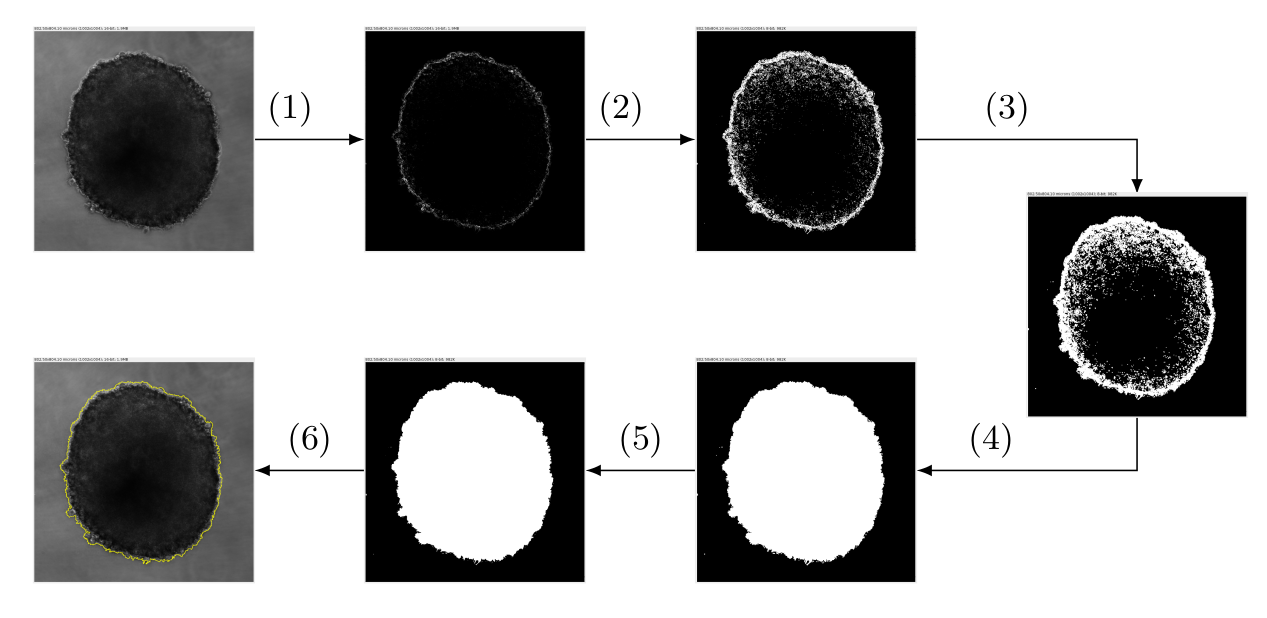
#> input picture example.png, 1267 x 618 px, given as the content of the folder NuevasHector/images/Experiment0/, which was not available
$ jupyter execute KMeans-Canny-Segmentation.ipynb   (text cells are left out)
#> lines starting #> are read from the running program, lines starting #| are printed output that depends on the picture; after the words box and inside, x2 and y2 are one past the last pixel; in counts of white or black regions, pixels touching at a corner belong together; pictures that were not available may be replaced by others from this repository, and a replacement may not be noted
[cell 1]
import cv2
import numpy as np
import os
from imutils import paths
from nd2reader import ND2Reader

[cell 2]
path = 'NuevasHector/images/Experiment0/'
outputPath = 'NuevasHector/kmeans/'
os.makedirs(outputPath,exist_ok=True)
ext = '.tif'

[cell 3]
numberOfClusters = 2
stopCriteria = (cv2.TERM_CRITERIA_EPS + cv2.TERM_CRITERIA_MAX_ITER, 100, 0.1)

for imPath in paths.list_files(path,validExts=ext):
    name = imPath[imPath.rfind('/')+1:imPath.rfind('.')]
    if(ext=='.nd2'):
        originalImage = ND2Reader(imPath)[0]
    else:
        originalImage = cv2.imread(imPath)

    originalImage = cv2.cvtColor(originalImage, cv2.COLOR_BGR2RGB)
    reshapedImage = np.float32(originalImage.reshape(-1, 3))

    ret, labels, clusters = cv2.kmeans(reshapedImage, numberOfClusters, None, stopCriteria, 10, cv2.KMEANS_RANDOM_CENTERS)
    clusters = np.uint8(clusters)
    intermediateImage = clusters[labels.flatten()]
    clusteredImage = intermediateImage.reshape((originalImage.shape))
    cv2.imwrite(outputPath+name+'.jpg', clusteredImage)

[cell 4]
path = 'NuevasHector/images/Experiment0/'
outputPath = 'NuevasHector/canny/'
os.makedirs(outputPath,exist_ok=True)
ext = '.tif'

[cell 5]
for imPath in paths.list_images(path):
    name = imPath[imPath.rfind('/')+1:imPath.rfind('.')]
    if(ext=='.nd2'):
        originalImage = ND2Reader(imPath)[0]
    else:
        originalImage = cv2.imread(imPath)
#> originalImage is the input picture: shape (618, 1267, 3); mean B, G, R 170.4, 170.6, 170.6
    cannyImage = cv2.Canny(originalImage,0,50)
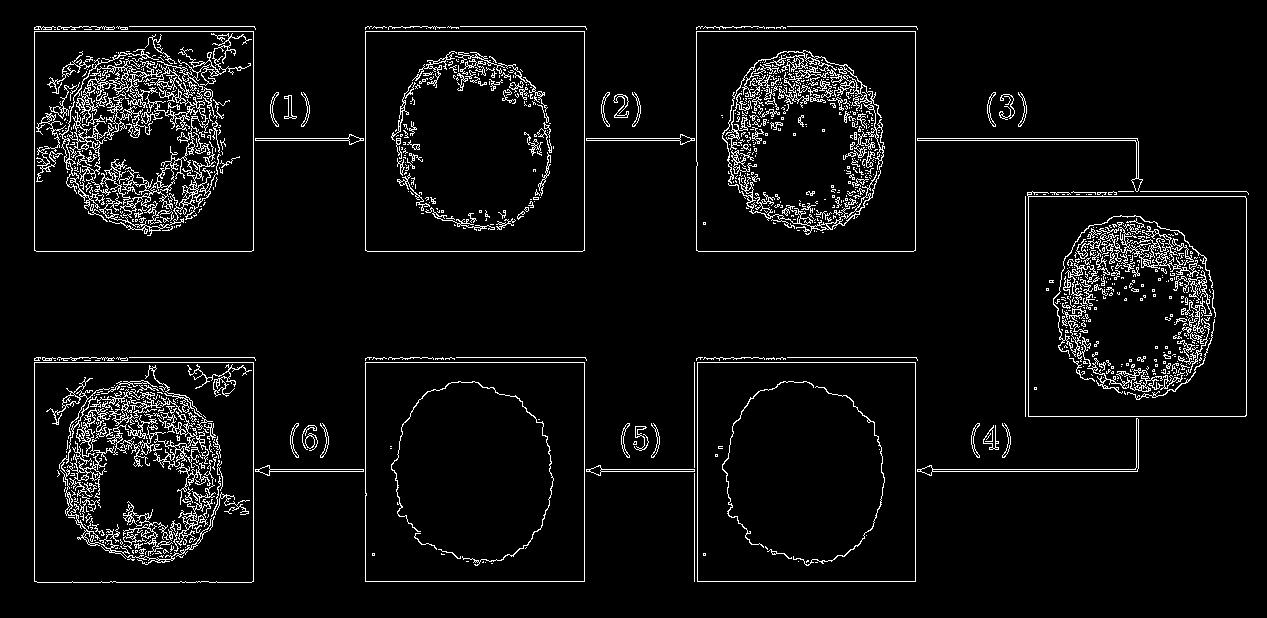
#> cannyImage: shape (618, 1267); 5.6% white in thin lines or dots, all inside (x1, y1, x2, y2) = (34, 26, 1249, 583)
    cannyImage = cv2.dilate(cannyImage,(11,11))
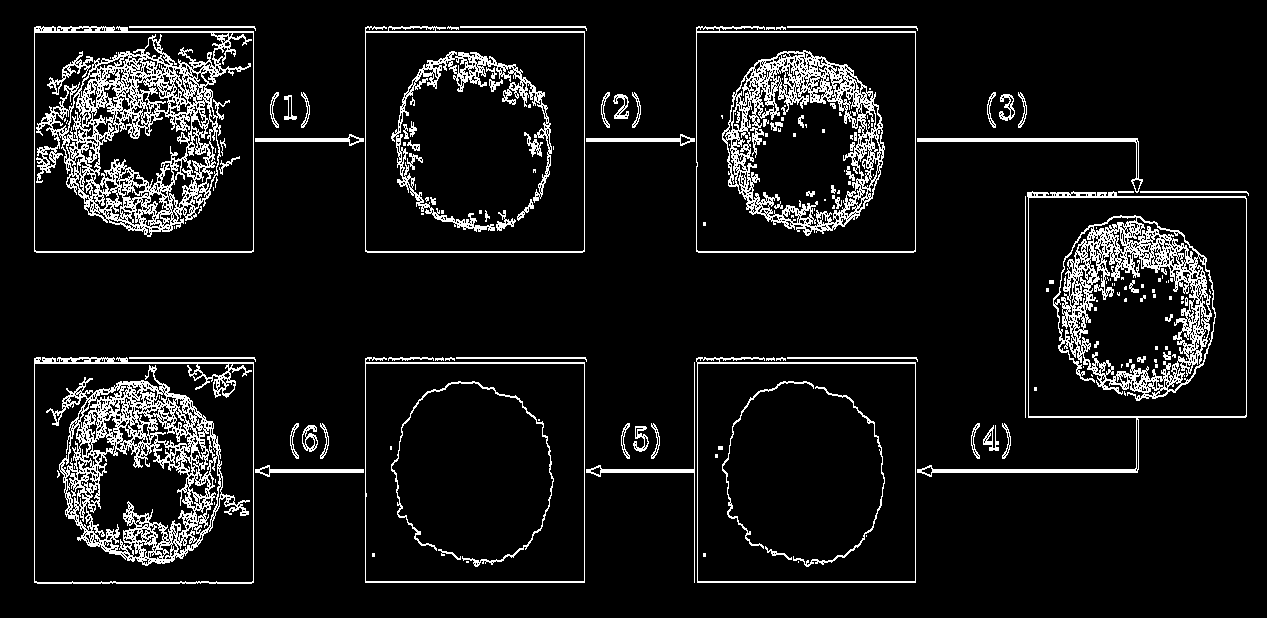
#> cannyImage: shape (618, 1267); 8.9% white in thin lines or dots, all inside (x1, y1, x2, y2) = (34, 26, 1249, 584)
    cnts,_ = cv2.findContours(cannyImage.copy(), cv2.RETR_EXTERNAL, cv2.CHAIN_APPROX_SIMPLE)
#> cnts = 47 contours, 9 with area under 20; largest, box (x1, y1, x2, y2) and area: (917, 191, 1247, 477) 49308, (34, 26, 254, 253) 48770, (34, 357, 254, 584) 48732, (365, 26, 585, 253) 48642, (696, 26, 916, 253) 48543
    im2 = np.zeros(cannyImage.shape[0:2], dtype = "uint8")
    cv2.fillPoly(im2,cnts,255)
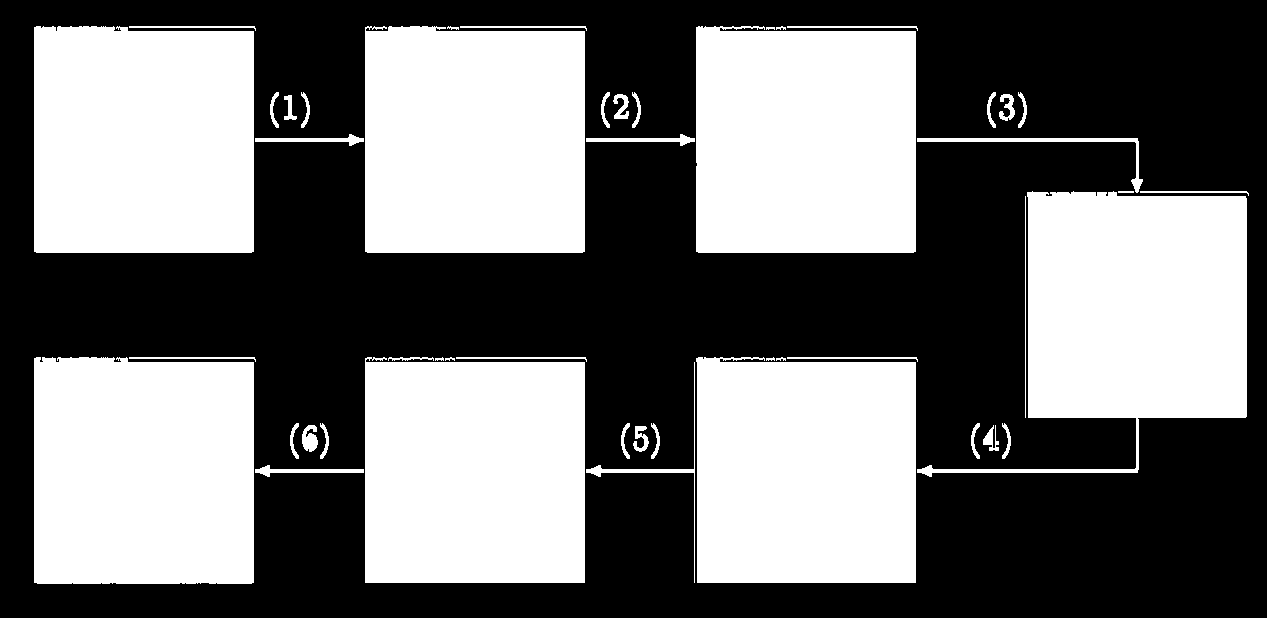
#> im2: shape (618, 1267); 45% white; 47 white regions, largest, box (x1, y1, x2, y2) and area: (917, 191, 1247, 477) 50040, (34, 26, 254, 253) 49226, (34, 357, 254, 584) 49196
    cv2.imwrite(outputPath+name+'.jpg', im2)
